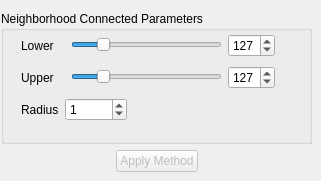
    <widget class="QWidget" name="page_4" >
     <widget class="QWidget" name="layoutWidget" >
      <property name="geometry" >
       <rect>
        <x>1</x>
        <y>11</y>
        <width>311</width>
        <height>161</height>
       </rect>
      </property>
      <layout class="QVBoxLayout" >
       <property name="margin" >
        <number>0</number>
       </property>
       <property name="spacing" >
        <number>6</number>
       </property>
       <item>
        <widget class="QGroupBox" name="groupBox_6" >
         <property name="title" >
          <string>Neighborhood Connected Parameters</string>
         </property>
         <widget class="QWidget" name="layoutWidget" >
          <property name="geometry" >
           <rect>
            <x>20</x>
            <y>20</y>
            <width>254</width>
            <height>95</height>
           </rect>
          </property>
          <layout class="QVBoxLayout" >
           <property name="margin" >
            <number>0</number>
           </property>
           <property name="spacing" >
            <number>6</number>
           </property>
           <item>
            <layout class="QHBoxLayout" >
             <property name="margin" >
              <number>0</number>
             </property>
             <property name="spacing" >
              <number>6</number>
             </property>
             <item>
              <widget class="QLabel" name="label_19" >
               <property name="text" >
                <string>Lower</string>
               </property>
              </widget>
             </item>
             <item>
              <widget class="QSlider" name="horizontalSlider_7" >
               <property name="minimumSize" >
                <size>
                 <width>151</width>
                 <height>20</height>
                </size>
               </property>
               <property name="maximumSize" >
                <size>
                 <width>151</width>
                 <height>20</height>
                </size>
               </property>
               <property name="maximum" >
                <number>700</number>
               </property>
               <property name="value" >
                <number>127</number>
               </property>
               <property name="sliderPosition" >
                <number>127</number>
               </property>
               <property name="orientation" >
                <enum>Qt::Horizontal</enum>
               </property>
              </widget>
             </item>
             <item>
              <widget class="QSpinBox" name="m_lowerNeig" >
               <property name="maximum" >
                <number>700</number>
               </property>
               <property name="value" >
                <number>127</number>
               </property>
              </widget>
             </item>
            </layout>
           </item>
           <item>
            <layout class="QHBoxLayout" >
             <property name="margin" >
              <number>0</number>
             </property>
             <property name="spacing" >
              <number>6</number>
             </property>
             <item>
              <widget class="QLabel" name="label_20" >
               <property name="text" >
                <string>Upper</string>
               </property>
              </widget>
             </item>
             <item>
              <widget class="QSlider" name="horizontalSlider_8" >
               <property name="minimumSize" >
                <size>
                 <width>151</width>
                 <height>20</height>
                </size>
               </property>
               <property name="maximumSize" >
                <size>
                 <width>151</width>
                 <height>20</height>
                </size>
               </property>
               <property name="maximum" >
                <number>700</number>
               </property>
               <property name="value" >
                <number>127</number>
               </property>
               <property name="sliderPosition" >
                <number>127</number>
               </property>
               <property name="orientation" >
                <enum>Qt::Horizontal</enum>
               </property>
              </widget>
             </item>
             <item>
              <widget class="QSpinBox" name="m_upperNeig" >
               <property name="maximum" >
                <number>700</number>
               </property>
               <property name="value" >
                <number>127</number>
               </property>
              </widget>
             </item>
            </layout>
           </item>
           <item>
            <layout class="QHBoxLayout" >
             <property name="margin" >
              <number>0</number>
             </property>
             <property name="spacing" >
              <number>6</number>
             </property>
             <item>
              <widget class="QLabel" name="label_21" >
               <property name="minimumSize" >
                <size>
                 <width>37</width>
                 <height>0</height>
                </size>
               </property>
               <property name="text" >
                <string>Radius</string>
               </property>
              </widget>
             </item>
             <item>
              <widget class="QSpinBox" name="m_radiusNeig" >
               <property name="minimumSize" >
                <size>
                 <width>62</width>
                 <height>0</height>
                </size>
               </property>
               <property name="maximum" >
                <number>5</number>
               </property>
               <property name="value" >
                <number>1</number>
               </property>
              </widget>
             </item>
             <item>
              <spacer>
               <property name="orientation" >
                <enum>Qt::Horizontal</enum>
               </property>
               <property name="sizeHint" >
                <size>
                 <width>40</width>
                 <height>20</height>
                </size>
               </property>
              </spacer>
             </item>
            </layout>
           </item>
          </layout>
         </widget>
        </widget>
       </item>
       <item>
        <layout class="QHBoxLayout" >
         <property name="margin" >
          <number>0</number>
         </property>
         <property name="spacing" >
          <number>6</number>
         </property>
         <item>
          <spacer>
           <property name="orientation" >
            <enum>Qt::Horizontal</enum>
           </property>
           <property name="sizeHint" >
            <size>
             <width>40</width>
             <height>20</height>
            </size>
           </property>
          </spacer>
         </item>
         <item>
          <widget class="QPushButton" name="m_ApplyNC" >
           <property name="enabled" >
            <bool>false</bool>
           </property>
           <property name="text" >
            <string>Apply Method</string>
           </property>
          </widget>
         </item>
         <item>
          <spacer>
           <property name="orientation" >
            <enum>Qt::Horizontal</enum>
           </property>
           <property name="sizeHint" >
            <size>
             <width>40</width>
             <height>20</height>
            </size>
           </property>
          </spacer>
         </item>
        </layout>
       </item>
      </layout>
     </widget>
    </widget>
